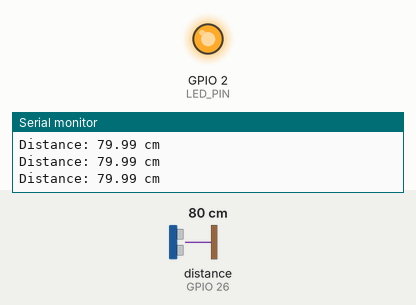
Bench run of a sketch on a simulated ESP32. Parts: output pins drawn as LEDs (lit = HIGH), the last lines printed to the serial monitor. Wiring (inferred from the names in the program): ultrasonic range finder: trigger GPIO 25; echo GPIO 26. The test bench sets the inputs (shaded band); at power-on: distance to the obstacle (sensor on GPIO 26) 80 cm. The echo pulse lasts 58.3 µs per cm; pins used as bus, display or sensor lines are not drawn.

Above: at 1.2 s.
1.3 s: distance to the obstacle (sensor on GPIO 26) set to 5 cm
2.8 s: distance to the obstacle (sensor on GPIO 26) set to 2 cm
At 3.5 s:
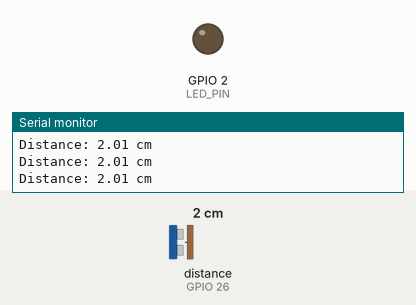
4.3 s: distance to the obstacle (sensor on GPIO 26) set to 4 cm
At 5.0 s:
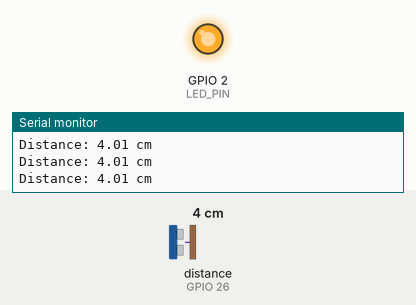
Timing chart, 0 to 7.3 s (numbered marks = the images above; inputs shaded):
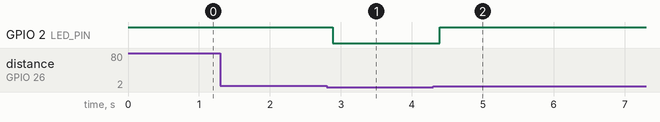

The sketch:

ultrasonic_test.ino
```cpp
#define TRIG_PIN 25
#define ECHO_PIN 26
#define LED_PIN 2

void setup() {
  Serial.begin(115200);
  pinMode(TRIG_PIN, OUTPUT);
  pinMode(ECHO_PIN, INPUT);
  pinMode(LED_PIN, OUTPUT);         // ...new code: set LED pin mode...
  digitalWrite(LED_PIN, HIGH);      // ...new code: LED default state ON...
}

void loop() {
  // Clear the trigger pin
  digitalWrite(TRIG_PIN, LOW);
  delayMicroseconds(2);

  // Send 10 microsecond pulse
  digitalWrite(TRIG_PIN, HIGH);
  delayMicroseconds(10);
  digitalWrite(TRIG_PIN, LOW);

  // Read the echo pin with timeout
  long duration = pulseIn(ECHO_PIN, HIGH, 23200);

  // Only process valid readings (changed condition from >= 0 to > 0)
  if (duration > 0) {
    float distance = duration * 0.0343 / 2;

    // Check distance: turn off LED if distance is 4 cm or less, else keep LED on
    if (distance <= 4) {
      digitalWrite(LED_PIN, LOW);  // LED off
    } else {
      digitalWrite(LED_PIN, HIGH); // LED on
    }

    Serial.print("Distance: ");
    Serial.print(distance);
    Serial.println(" cm");
  }

  delay(100);
}
```

Measured:
- the behaviour switches between 4 and 3 cm on distance to the obstacle (sensor on GPIO 26) (found by bisection; images 0 and 1)
- after the input at 2.8 s, GPIO 2 (LED_PIN): HIGH → LOW after 0.08 s
- after the input at 4.3 s, GPIO 2 (LED_PIN): LOW → HIGH after 0.09 s
